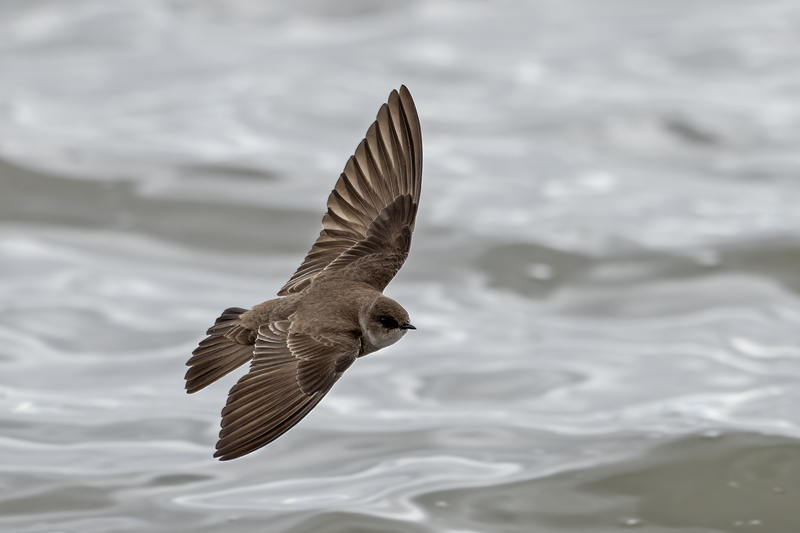
#> input picture 800px-NRWS_Heinz.png, 800 x 533 px
$ python silhouette.py 800px-NRWS_Heinz.png
#> lines starting #> are read from the running program, lines starting #| are printed output that depends on the picture; after the words box and inside, x2 and y2 are one past the last pixel; in counts of white or black regions, pixels touching at a corner belong together
import sys
from PIL import Image, ImageOps, ImageFilter

def convert_to_silhouette(input_image_path, output_image_path_pattern, threshold_values, invert_colors=False, blur_radius=2):
    # Load the image
#> called with input_image_path = '800px-NRWS_Heinz.png', output_image_path_pattern = 'Silhouette_{threshold_value}.png', invert_colors = True, blur_radius = 2
    image = Image.open(input_image_path)
#> image is the input picture: PIL image 800x533 RGB; mean R, G, B 170.7, 171.9, 172.2

    # Convert palette images with transparency to RGBA
    if image.mode == 'P' or image.mode == 'LA':
        image = image.convert('RGBA')

    # Convert the image to grayscale
    grayscale = ImageOps.grayscale(image)

    # Apply Gaussian blur to smooth the edges
    blurred = grayscale.filter(ImageFilter.GaussianBlur(blur_radius))
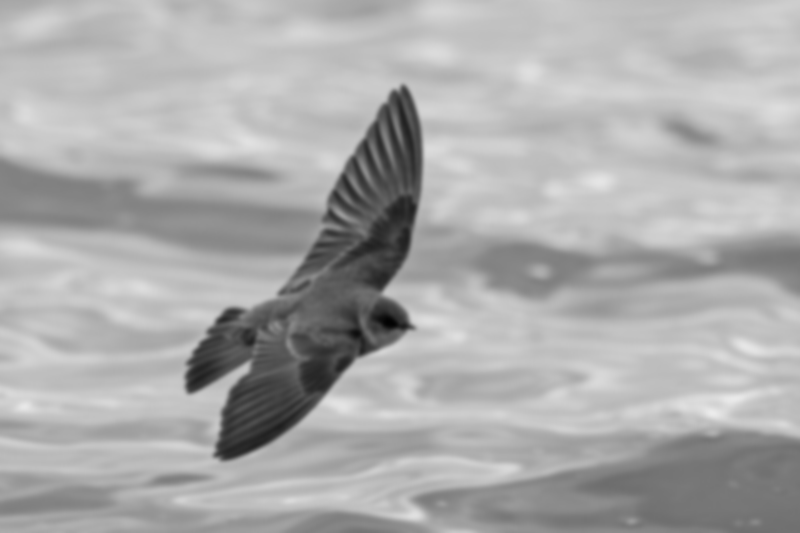
#> blurred: PIL image 800x533 L; min 2, max 235, mean 171.5

    # Invert the blurred grayscale image
    inverted = ImageOps.invert(blurred)
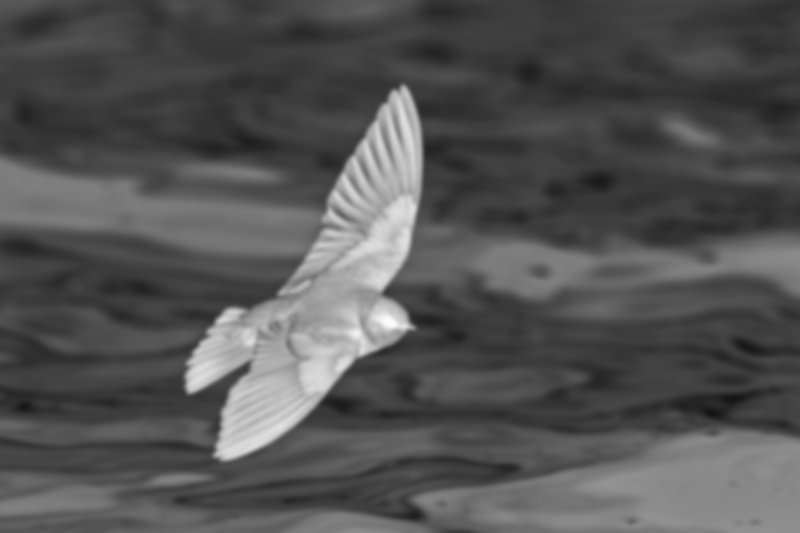
#> inverted: PIL image 800x533 L; min 20, max 253, mean 83.5

    for threshold_value in threshold_values:
        # Threshold the image to create a binary (black and white) image
        silhouette = inverted.point(lambda x: 0 if x < threshold_value else 255, '1')

        # Optionally invert the binary image
        if invert_colors:
            silhouette = ImageOps.invert(silhouette)

        # Generate the output file path
        output_image_path = output_image_path_pattern.format(threshold_value=threshold_value)

        # Save the result
        silhouette.save(output_image_path)
#> this loop made 8 passes
#> pass 3, in convert_to_silhouette, `silhouette = inverted.point(lambda x: 0 if x < threshold_value else 25..`:
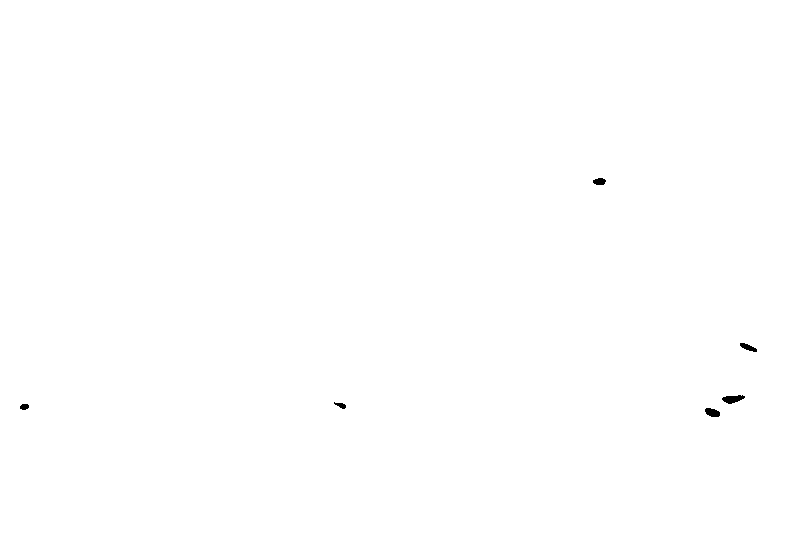
#> silhouette: PIL image 800x533 1; 99.9% white; 6 black regions, box (x1, y1, x2, y2) and area: (722, 395, 745, 404) 131, (705, 408, 720, 417) 101, (740, 343, 757, 352) 81, (593, 178, 606, 185) 72, (334, 402, 346, 409) 45, (20, 404, 29, 410) 44
#> after the loop:
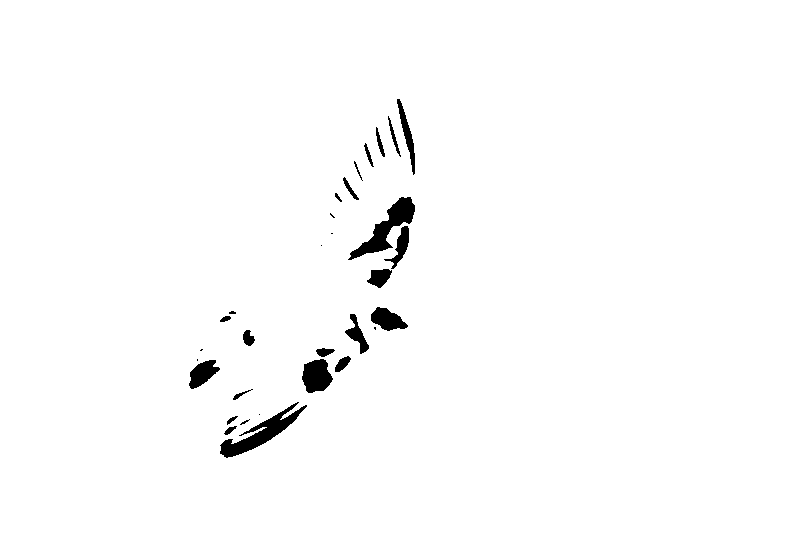
#> silhouette: PIL image 800x533 1; 98.4% white; 31 black regions (9 under 20 px), largest, box (x1, y1, x2, y2) and area: (220, 402, 307, 458) 1330, (348, 197, 415, 260) 1284, (302, 359, 333, 393) 764

# Example usage
input_image_path = sys.argv[1]
output_image_path_pattern = "Silhouette_{threshold_value}.png"
threshold_values = [10, 20, 30, 50, 75, 100, 150, 200] # List of threshold values to generate different outputs
invert_colors = True  # Set to True to invert the colors

convert_to_silhouette(input_image_path, output_image_path_pattern, threshold_values, invert_colors)
